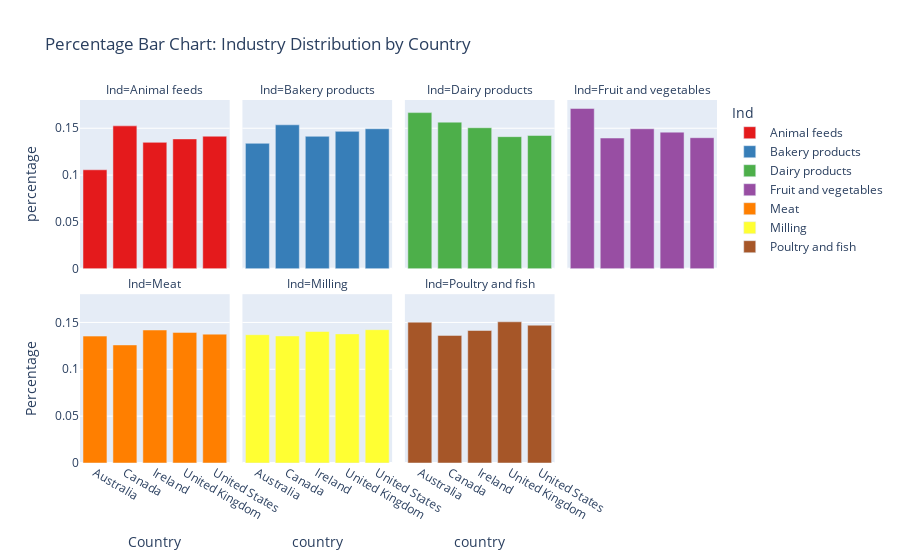

This figure's notebook cell:
### Markdown cell above
# Some Interactive Graphics

### Code cell
# Creating a new DataFrame for graphics
data_graphics = pd.read_csv(new_filename)
# Changing column name for easier visualization
data_graphics.rename(columns={'original_industry': 'Ind'}, inplace=True)

# Split multiple industries in 'Industry' column into separate rows
data_graphics = data_graphics.assign(Ind=data_graphics['Ind'].str.split(';')).explode('Ind')
data_graphics = data_graphics.dropna(subset='Ind')
data_graphics = data_graphics[data_graphics['Ind']!='Ind']
data_graphics = data_graphics[data_graphics['Ind']!='']

# Calculate the percentage of each original industry within each country
df_percentage = data_graphics.groupby(['country', 'Ind']).size().groupby(level=0).apply(lambda x: x / x.sum()).reset_index(name='percentage')

# Create a bar chart to show the percentage distribution of original industries by country
fig = px.bar(df_percentage, x='country', y='percentage', color='Ind', 
             title='Percentage Bar Chart: Industry Distribution by Country',
             facet_col='Ind', facet_col_wrap=4,
             color_discrete_sequence=px.colors.qualitative.Set1)

fig.update_layout(xaxis_title='Country', yaxis_title='Percentage')

# Show the plot
fig.show()

### Figure 1 — Plotly figure (JSON) as saved in the notebook; plotly's stock layout.template omitted (floating-point values rounded to 4 significant figures)
{"data": [{"alignmentgroup": "True", "hovertemplate": "Ind=Animal feeds<br>country=%{x}<br>percentage=%{y}<extra></extra>", "legendgroup": "Animal feeds", "marker": {"color": "rgb(228,26,28)", "pattern": {"shape": ""}}, "name": "Animal feeds", "offsetgroup": "Animal feeds", "orientation": "v", "showlegend": true, "textposition": "auto", "type": "bar", "x": ["Australia", "Canada", "Ireland", "United Kingdom", "United States"], "xaxis": "x5", "y": [0.1057, 0.1525, 0.1349, 0.1386, 0.1415], "yaxis": "y5"}, {"alignmentgroup": "True", "hovertemplate": "Ind=Bakery products<br>country=%{x}<br>percentage=%{y}<extra></extra>", "legendgroup": "Bakery products", "marker": {"color": "rgb(55,126,184)", "pattern": {"shape": ""}}, "name": "Bakery products", "offsetgroup": "Bakery products", "orientation": "v", "showlegend": true, "textposition": "auto", "type": "bar", "x": ["Australia", "Canada", "Ireland", "United Kingdom", "United States"], "xaxis": "x6", "y": [0.1339, 0.1537, 0.1414, 0.1467, 0.1494], "yaxis": "y6"}, {"alignmentgroup": "True", "hovertemplate": "Ind=Dairy products<br>country=%{x}<br>percentage=%{y}<extra></extra>", "legendgroup": "Dairy products", "marker": {"color": "rgb(77,175,74)", "pattern": {"shape": ""}}, "name": "Dairy products", "offsetgroup": "Dairy products", "orientation": "v", "showlegend": true, "textposition": "auto", "type": "bar", "x": ["Australia", "Canada", "Ireland", "United Kingdom", "United States"], "xaxis": "x7", "y": [0.1667, 0.1565, 0.1505, 0.141, 0.1423], "yaxis": "y7"}, {"alignmentgroup": "True", "hovertemplate": "Ind=Fruit and vegetables<br>country=%{x}<br>percentage=%{y}<extra></extra>", "legendgroup": "Fruit and vegetables", "marker": {"color": "rgb(152,78,163)", "pattern": {"shape": ""}}, "name": "Fruit and vegetables", "offsetgroup": "Fruit and vegetables", "orientation": "v", "showlegend": true, "textposition": "auto", "type": "bar", "x": ["Australia", "Canada", "Ireland", "United Kingdom", "United States"], "xaxis": "x8", "y": [0.1711, 0.1395, 0.1495, 0.1459, 0.1399], "yaxis": "y8"}, {"alignmentgroup": "True", "hovertemplate": "Ind=Meat<br>country=%{x}<br>percentage=%{y}<extra></extra>", "legendgroup": "Meat", "marker": {"color": "rgb(255,127,0)", "pattern": {"shape": ""}}, "name": "Meat", "offsetgroup": "Meat", "orientation": "v", "showlegend": true, "textposition": "auto", "type": "bar", "x": ["Australia", "Canada", "Ireland", "United Kingdom", "United States"], "xaxis": "x", "y": [0.1354, 0.126, 0.1419, 0.1394, 0.1375], "yaxis": "y"}, {"alignmentgroup": "True", "hovertemplate": "Ind=Milling<br>country=%{x}<br>percentage=%{y}<extra></extra>", "legendgroup": "Milling", "marker": {"color": "rgb(255,255,51)", "pattern": {"shape": ""}}, "name": "Milling", "offsetgroup": "Milling", "orientation": "v", "showlegend": true, "textposition": "auto", "type": "bar", "x": ["Australia", "Canada", "Ireland", "United Kingdom", "United States"], "xaxis": "x2", "y": [0.1369, 0.1356, 0.1403, 0.1378, 0.1423], "yaxis": "y2"}, {"alignmentgroup": "True", "hovertemplate": "Ind=Poultry and fish<br>country=%{x}<br>percentage=%{y}<extra></extra>", "legendgroup": "Poultry and fish", "marker": {"color": "rgb(166,86,40)", "pattern": {"shape": ""}}, "name": "Poultry and fish", "offsetgroup": "Poultry and fish", "orientation": "v", "showlegend": true, "textposition": "auto", "type": "bar", "x": ["Australia", "Canada", "Ireland", "United Kingdom", "United States"], "xaxis": "x3", "y": [0.1503, 0.1362, 0.1414, 0.1507, 0.1471], "yaxis": "y3"}], "layout": {"annotations": [{"font": {}, "showarrow": false, "text": "Ind=Meat", "x": 0.1175, "xanchor": "center", "xref": "paper", "y": 0.465, "yanchor": "bottom", "yref": "paper"}, {"font": {}, "showarrow": false, "text": "Ind=Milling", "x": 0.3725, "xanchor": "center", "xref": "paper", "y": 0.465, "yanchor": "bottom", "yref": "paper"}, {"font": {}, "showarrow": false, "text": "Ind=Poultry and fish", "x": 0.6275, "xanchor": "center", "xref": "paper", "y": 0.465, "yanchor": "bottom", "yref": "paper"}, {"font": {}, "showarrow": false, "text": "Ind=Animal feeds", "x": 0.1175, "xanchor": "center", "xref": "paper", "y": 1.0, "yanchor": "bottom", "yref": "paper"}, {"font": {}, "showarrow": false, "text": "Ind=Bakery products", "x": 0.3725, "xanchor": "center", "xref": "paper", "y": 1.0, "yanchor": "bottom", "yref": "paper"}, {"font": {}, "showarrow": false, "text": "Ind=Dairy products", "x": 0.6275, "xanchor": "center", "xref": "paper", "y": 1.0, "yanchor": "bottom", "yref": "paper"}, {"font": {}, "showarrow": false, "text": "Ind=Fruit and vegetables", "x": 0.8825, "xanchor": "center", "xref": "paper", "y": 1.0, "yanchor": "bottom", "yref": "paper"}], "barmode": "relative", "legend": {"title": {"text": "Ind"}, "tracegroupgap": 0}, "title": {"text": "Percentage Bar Chart: Industry Distribution by Country"}, "xaxis": {"anchor": "y", "domain": [0, 0.235], "title": {"text": "Country"}}, "xaxis2": {"anchor": "y2", "domain": [0.255, 0.49], "matches": "x", "title": {"text": "country"}}, "xaxis3": {"anchor": "y3", "domain": [0.51, 0.745], "matches": "x", "title": {"text": "country"}}, "xaxis4": {"anchor": "y4", "domain": [0.765, 1.0], "matches": "x", "title": {"text": "country"}}, "xaxis5": {"anchor": "y5", "domain": [0, 0.235], "matches": "x", "showticklabels": false}, "xaxis6": {"anchor": "y6", "domain": [0.255, 0.49], "matches": "x", "showticklabels": false}, "xaxis7": {"anchor": "y7", "domain": [0.51, 0.745], "matches": "x", "showticklabels": false}, "xaxis8": {"anchor": "y8", "domain": [0.765, 1.0], "matches": "x", "showticklabels": false}, "yaxis": {"anchor": "x", "domain": [0, 0.465], "title": {"text": "Percentage"}}, "yaxis2": {"anchor": "x2", "domain": [0, 0.465], "matches": "y", "showticklabels": false}, "yaxis3": {"anchor": "x3", "domain": [0, 0.465], "matches": "y", "showticklabels": false}, "yaxis4": {"anchor": "x4", "domain": [0, 0.465], "matches": "y", "showticklabels": false}, "yaxis5": {"anchor": "x5", "domain": [0.535, 1.0], "matches": "y", "title": {"text": "percentage"}}, "yaxis6": {"anchor": "x6", "domain": [0.535, 1.0], "matches": "y", "showticklabels": false}, "yaxis7": {"anchor": "x7", "domain": [0.535, 1.0], "matches": "y", "showticklabels": false}, "yaxis8": {"anchor": "x8", "domain": [0.535, 1.0], "matches": "y", "showticklabels": false}}}
